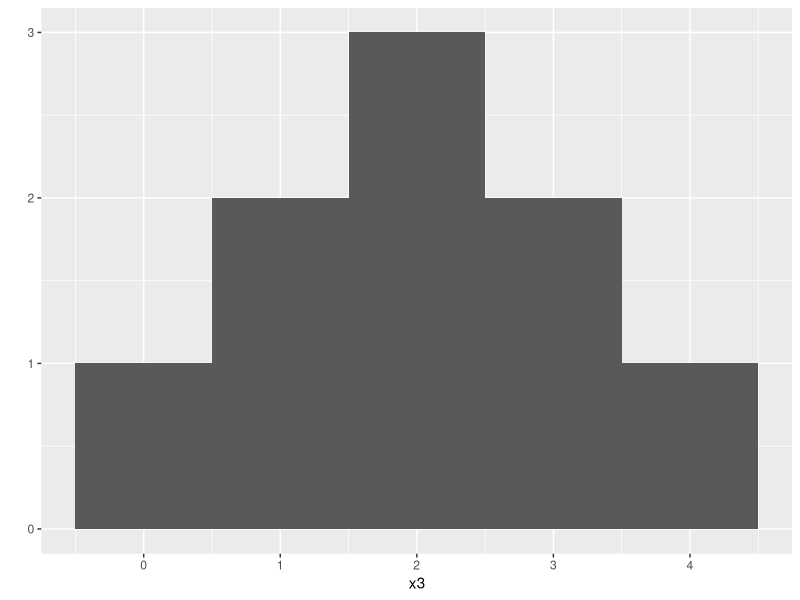

Recreate this plot in R. (Note: this script raises an error after producing the figure.)
install.packages("ggplot2")

library("ggplot2")

x3<-c(0,1,1,2,2,2,3,3,4)

qplot(x3, binwidth = 1)

rolls <- replicate(10000, roll()) 
qplot(rolls, binwidth = 1)

roll <- function() { 
  die <- 1:6 
  dice <- sample(die, size = 2, replace = TRUE, 
    prob = c(1/8, 1/8, 1/8, 1/8, 1/8, 3/8)) 
  sum(dice)
}
